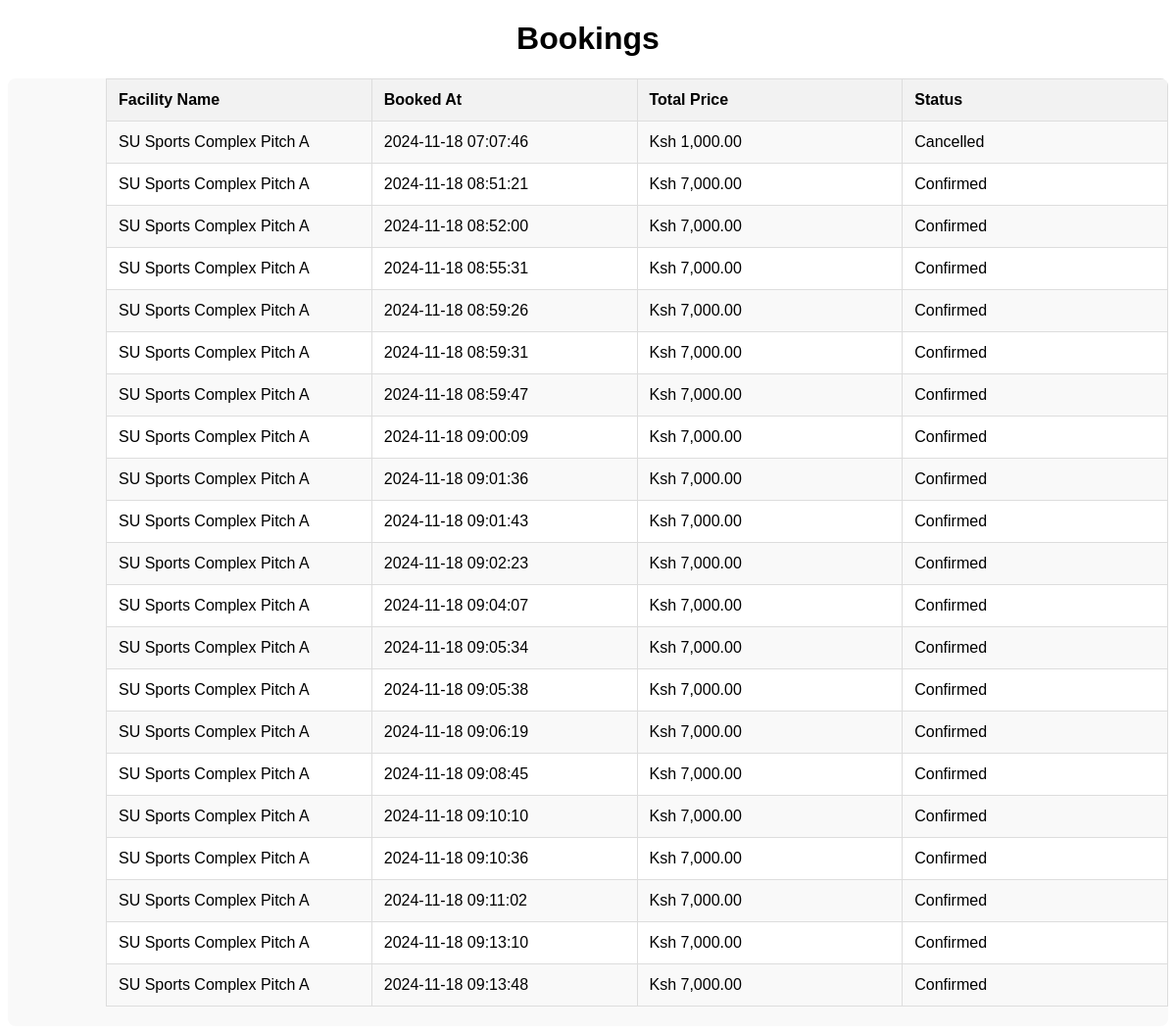
Screenshot of /viewbookings.php with the database file from the repository.
### tables this page shows
CREATE TABLE `tbl_bookings` (
  `booking_id` bigint(10) NOT NULL,
  `facilityId` bigint(10) NOT NULL,
  `userId` bigint(10) NOT NULL,
  `booked_at` timestamp NOT NULL DEFAULT current_timestamp(),
  `updated_at` timestamp NOT NULL DEFAULT current_timestamp() ON UPDATE current_timestamp(),
  `dateBooked` date NOT NULL,
  `start_time` varchar(10) NOT NULL,
  `end_time` varchar(10) NOT NULL,
  `totalprice` varchar(10) NOT NULL,
  `to_borrow` text NOT NULL,
  `paystatus_id` tinyint(1) DEFAULT NULL,
  `statusId` tinyint(1) DEFAULT NULL
);

CREATE TABLE `tbl_facilities` (
  `facilityId` bigint(10) NOT NULL,
  `name` varchar(255) NOT NULL,
  `description` text NOT NULL,
  `latitude` decimal(10,8) NOT NULL,
  `longitude` decimal(11,8) NOT NULL,
  `place_id` varchar(255) NOT NULL,
  `price_per_hour` decimal(10,2) NOT NULL,
  `max_capacity` int(11) NOT NULL,
  `open_time` varchar(10) NOT NULL,
  `contact` varchar(10) NOT NULL,
  `close_time` varchar(10) NOT NULL,
  `created_at` timestamp NOT NULL DEFAULT current_timestamp(),
  `updated_at` timestamp NOT NULL DEFAULT current_timestamp() ON UPDATE current_timestamp(),
  `userid` bigint(10) NOT NULL,
  `statusId` tinyint(1) NOT NULL,
  `typeId` tinyint(4) NOT NULL
);

### src/database/dbconnection.php (called while the page is built, shortened)
<?php
class Dbconnection
{
    private $connection;
    public function connection($DB_HOST, $DB_PORT, $DB_USER, $DB_PASS, $DB_NAME)
    {
        if ($DB_PORT <> null) {
            $DB_HOST .= ":" . $DB_PORT;
        }
        try {
            $this->connection = new PDO("mysql:host=$DB_HOST;dbname=$DB_NAME", $DB_USER, $DB_PASS);
            $this->connection->setAttribute(
                PDO::ATTR_ERRMODE,
                PDO::ERRMODE_EXCEPTION
            );
        } catch (PDOException $e) {
            echo "Connection Failed: ". $e->getMessage();
        }
    }
    public function select_custom($query)
    {
        try {
            $stmt = $this->connection->prepare($query);
            $stmt->execute();
            return $stmt->fetchAll(PDO::FETCH_ASSOC);
        } catch (PDOException $e) {
            error_log("Query Error: " . $e->getMessage(), 3, 'errors/error.log');
            return [];
        }
    }
}

### src/viewbookings.php (the view, shortened to what this page needs)
<?php
require_once 'C:\xampp\htdocs\Playtime\playtime\src\database\dbconnection.php';
$db = new Dbconnection('localhost', 3306, 'root', 'Njorogez#17', 'railway');
$query = "
    SELECT
        f.name AS facility_name,
        b.booked_at,
        b.totalprice,
        b.statusId
    FROM
        tbl_bookings b
    LEFT JOIN
        tbl_facilities f ON b.facilityId = f.facilityId
";
$bookings = $db->select_custom($query);
?>
<!DOCTYPE html>
<html lang="en">
<head>
    <link rel="stylesheet" href="owner.css">
</head>
<body>
    <h1> Bookings</h1>
    <div id="staff-table-container">
        <table>
            <thead>
                <tr>
                    <th>Facility Name</th>
                    <th>Booked At</th>
                    <th>Total Price</th>
                    <th>Status</th>
                </tr>
            </thead>
            <tbody>
                <?php if (!empty($bookings)): ?>
                    <?php foreach ($bookings as $booking): ?>
                        <tr>
                            <td><?= htmlspecialchars($booking['facility_name']); ?></td>
                            <td><?= htmlspecialchars($booking['booked_at']); ?></td>
                            <td>Ksh <?= htmlspecialchars(number_format($booking['totalprice'], 2)); ?></td>
                            <td>
                                <?= $booking['statusId'] == 1 ? 'Confirmed' : ($booking['statusId'] == 2 ? 'Pending' : 'Cancelled'); ?>
                            </td>
                        </tr>
                    <?php endforeach; ?>
                <?php else: ?>
                    <tr>
                        <td colspan="4" style="text-align: center;">No bookings found.</td>
                    </tr>
                <?php endif; ?>
            </tbody>
        </table>
    </div>
</body>
</html>

### src/owner.css (style rules this page uses)
body { font-family: 'Montserrat', sans-serif; }
h1 { text-align: center; }
body { font-family: Arial, sans-serif; }
#staff-table-container { margin-top: 20px; padding-left: 100px; overflow-x: auto; background-color: #f9f9f9; border-radius: 8px; }
table { width: 100%; border-collapse: collapse; table-layout: fixed; margin-bottom: 20px; }
th, td { padding: 12px; border: 1px solid #ddd; text-align: left; }
th { background-color: #f2f2f2; font-weight: bold; }
tr:nth-child(odd) { background-color: #f9f9f9; }
tr:nth-child(even) { background-color: #fff; }

### rows the page displays
tbl_bookings: facilityId.name "SU Sports Complex Pitch A", booked_at "2024-11-18 07:07:46", totalprice "1,000.00", shows "Cancelled"
tbl_bookings: facilityId.name "SU Sports Complex Pitch A", booked_at "2024-11-18 08:51:21", totalprice "7,000.00", shows "Confirmed"
tbl_bookings: facilityId.name "SU Sports Complex Pitch A", booked_at "2024-11-18 08:52:00", totalprice "7,000.00", shows "Confirmed"
tbl_bookings: facilityId.name "SU Sports Complex Pitch A", booked_at "2024-11-18 08:55:31", totalprice "7,000.00", shows "Confirmed"
tbl_bookings: facilityId.name "SU Sports Complex Pitch A", booked_at "2024-11-18 08:59:26", totalprice "7,000.00", shows "Confirmed"
tbl_bookings: facilityId.name "SU Sports Complex Pitch A", booked_at "2024-11-18 08:59:31", totalprice "7,000.00", shows "Confirmed"
tbl_bookings: facilityId.name "SU Sports Complex Pitch A", booked_at "2024-11-18 08:59:47", totalprice "7,000.00", shows "Confirmed"
tbl_bookings: facilityId.name "SU Sports Complex Pitch A", booked_at "2024-11-18 09:00:09", totalprice "7,000.00", shows "Confirmed"
tbl_bookings: facilityId.name "SU Sports Complex Pitch A", booked_at "2024-11-18 09:01:36", totalprice "7,000.00", shows "Confirmed"
tbl_bookings: facilityId.name "SU Sports Complex Pitch A", booked_at "2024-11-18 09:01:43", totalprice "7,000.00", shows "Confirmed"
tbl_bookings: facilityId.name "SU Sports Complex Pitch A", booked_at "2024-11-18 09:02:23", totalprice "7,000.00", shows "Confirmed"
tbl_bookings: facilityId.name "SU Sports Complex Pitch A", booked_at "2024-11-18 09:04:07", totalprice "7,000.00", shows "Confirmed"
tbl_bookings: facilityId.name "SU Sports Complex Pitch A", booked_at "2024-11-18 09:05:34", totalprice "7,000.00", shows "Confirmed"
tbl_bookings: facilityId.name "SU Sports Complex Pitch A", booked_at "2024-11-18 09:05:38", totalprice "7,000.00", shows "Confirmed"
tbl_bookings: facilityId.name "SU Sports Complex Pitch A", booked_at "2024-11-18 09:06:19", totalprice "7,000.00", shows "Confirmed"
tbl_bookings: facilityId.name "SU Sports Complex Pitch A", booked_at "2024-11-18 09:08:45", totalprice "7,000.00", shows "Confirmed"
tbl_bookings: facilityId.name "SU Sports Complex Pitch A", booked_at "2024-11-18 09:10:10", totalprice "7,000.00", shows "Confirmed"
tbl_bookings: facilityId.name "SU Sports Complex Pitch A", booked_at "2024-11-18 09:10:36", totalprice "7,000.00", shows "Confirmed"
tbl_bookings: facilityId.name "SU Sports Complex Pitch A", booked_at "2024-11-18 09:11:02", totalprice "7,000.00", shows "Confirmed"
tbl_bookings: facilityId.name "SU Sports Complex Pitch A", booked_at "2024-11-18 09:13:10", totalprice "7,000.00", shows "Confirmed"
tbl_bookings: facilityId.name "SU Sports Complex Pitch A", booked_at "2024-11-18 09:13:48", totalprice "7,000.00", shows "Confirmed"
